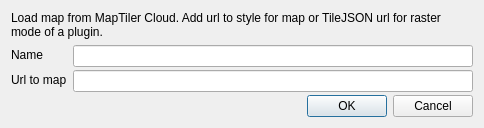
<?xml version="1.0" encoding="UTF-8"?>
<ui version="4.0">
 <class>newConnectionDialogBase</class>
 <widget class="QDialog" name="newConnectionDialogBase">
  <property name="geometry">
   <rect>
    <x>0</x>
    <y>0</y>
    <width>483</width>
    <height>128</height>
   </rect>
  </property>
  <property name="sizePolicy">
   <sizepolicy hsizetype="Fixed" vsizetype="Fixed">
    <horstretch>0</horstretch>
    <verstretch>0</verstretch>
   </sizepolicy>
  </property>
  <property name="minimumSize">
   <size>
    <width>0</width>
    <height>0</height>
   </size>
  </property>
  <property name="maximumSize">
   <size>
    <width>16777215</width>
    <height>16777215</height>
   </size>
  </property>
  <property name="windowTitle">
   <string>New Connection</string>
  </property>
  <layout class="QVBoxLayout" name="verticalLayout_3">
   <item>
    <widget class="QLabel" name="label_3">
     <property name="text">
      <string>Load map from MapTiler Cloud. Add url to style for map or TileJSON url for raster mode of a plugin.</string>
     </property>
     <property name="scaledContents">
      <bool>false</bool>
     </property>
     <property name="wordWrap">
      <bool>true</bool>
     </property>
    </widget>
   </item>
   <item>
    <layout class="QHBoxLayout" name="horizontalLayout">
     <item>
      <layout class="QVBoxLayout" name="verticalLayout_5">
       <item>
        <widget class="QLabel" name="label">
         <property name="sizePolicy">
          <sizepolicy hsizetype="Preferred" vsizetype="Preferred">
           <horstretch>0</horstretch>
           <verstretch>0</verstretch>
          </sizepolicy>
         </property>
         <property name="font">
          <font>
           <pointsize>9</pointsize>
           <weight>50</weight>
           <bold>false</bold>
          </font>
         </property>
         <property name="text">
          <string>Name</string>
         </property>
        </widget>
       </item>
       <item>
        <widget class="QLabel" name="label_2">
         <property name="enabled">
          <bool>true</bool>
         </property>
         <property name="sizePolicy">
          <sizepolicy hsizetype="Preferred" vsizetype="Preferred">
           <horstretch>0</horstretch>
           <verstretch>0</verstretch>
          </sizepolicy>
         </property>
         <property name="font">
          <font>
           <pointsize>9</pointsize>
          </font>
         </property>
         <property name="text">
          <string>Url to map</string>
         </property>
        </widget>
       </item>
      </layout>
     </item>
     <item>
      <layout class="QVBoxLayout" name="verticalLayout_4">
       <item>
        <widget class="QLineEdit" name="name_txt">
         <property name="enabled">
          <bool>true</bool>
         </property>
         <property name="sizePolicy">
          <sizepolicy hsizetype="Expanding" vsizetype="Preferred">
           <horstretch>0</horstretch>
           <verstretch>0</verstretch>
          </sizepolicy>
         </property>
         <property name="minimumSize">
          <size>
           <width>400</width>
           <height>22</height>
          </size>
         </property>
         <property name="maxLength">
          <number>200</number>
         </property>
        </widget>
       </item>
       <item>
        <widget class="QLineEdit" name="url_txt">
         <property name="enabled">
          <bool>true</bool>
         </property>
         <property name="sizePolicy">
          <sizepolicy hsizetype="Expanding" vsizetype="Preferred">
           <horstretch>0</horstretch>
           <verstretch>0</verstretch>
          </sizepolicy>
         </property>
         <property name="minimumSize">
          <size>
           <width>400</width>
           <height>22</height>
          </size>
         </property>
         <property name="text">
          <string/>
         </property>
         <property name="maxLength">
          <number>200</number>
         </property>
        </widget>
       </item>
      </layout>
     </item>
    </layout>
   </item>
   <item>
    <widget class="QDialogButtonBox" name="button_box">
     <property name="orientation">
      <enum>Qt::Horizontal</enum>
     </property>
     <property name="standardButtons">
      <set>QDialogButtonBox::Cancel|QDialogButtonBox::Ok</set>
     </property>
    </widget>
   </item>
  </layout>
 </widget>
 <resources/>
 <connections/>
</ui>
